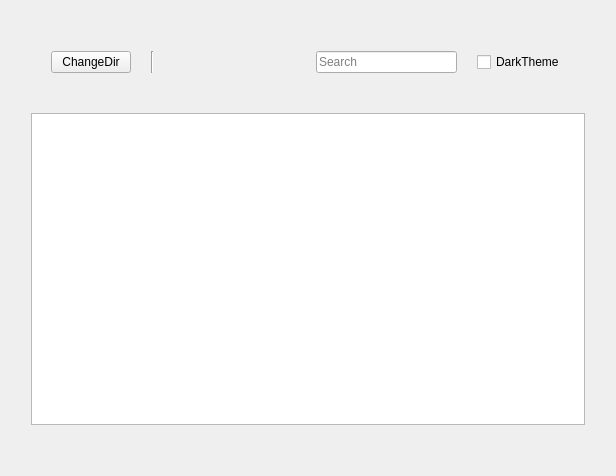
<?xml version="1.0" encoding="UTF-8"?>
<ui version="4.0">
 <class>MusicPlayer</class>
 <widget class="QWidget" name="MusicPlayer">
  <property name="geometry">
   <rect>
    <x>0</x>
    <y>0</y>
    <width>616</width>
    <height>476</height>
   </rect>
  </property>
  <property name="windowTitle">
   <string>MusicPlayer</string>
  </property>
  <layout class="QVBoxLayout" name="verticalLayout_2">
   <item>
    <layout class="QVBoxLayout" name="verticalLayout">
     <property name="spacing">
      <number>20</number>
     </property>
     <property name="leftMargin">
      <number>20</number>
     </property>
     <property name="topMargin">
      <number>20</number>
     </property>
     <property name="rightMargin">
      <number>20</number>
     </property>
     <property name="bottomMargin">
      <number>20</number>
     </property>
     <item>
      <layout class="QHBoxLayout" name="horizontalLayout">
       <property name="spacing">
        <number>20</number>
       </property>
       <property name="leftMargin">
        <number>20</number>
       </property>
       <property name="topMargin">
        <number>20</number>
       </property>
       <property name="rightMargin">
        <number>20</number>
       </property>
       <property name="bottomMargin">
        <number>20</number>
       </property>
       <item>
        <widget class="QPushButton" name="pushButton_ChangeDir">
         <property name="text">
          <string>ChangeDir</string>
         </property>
        </widget>
       </item>
       <item>
        <widget class="Line" name="line">
         <property name="orientation">
          <enum>Qt::Vertical</enum>
         </property>
        </widget>
       </item>
       <item>
        <spacer name="horizontalSpacer">
         <property name="orientation">
          <enum>Qt::Horizontal</enum>
         </property>
         <property name="sizeHint" stdset="0">
          <size>
           <width>40</width>
           <height>20</height>
          </size>
         </property>
        </spacer>
       </item>
       <item>
        <widget class="QLineEdit" name="lineEdit_SearchMusic">
         <property name="placeholderText">
          <string>Search</string>
         </property>
        </widget>
       </item>
       <item>
        <widget class="QCheckBox" name="checkBox_DarkTheme">
         <property name="text">
          <string>DarkTheme</string>
         </property>
        </widget>
       </item>
      </layout>
     </item>
     <item>
      <widget class="QTableView" name="tableView_Music"/>
     </item>
     <item>
      <widget class="QWidget" name="widget_MediaPlayer" native="true"/>
     </item>
    </layout>
   </item>
  </layout>
 </widget>
 <resources/>
 <connections/>
</ui>
